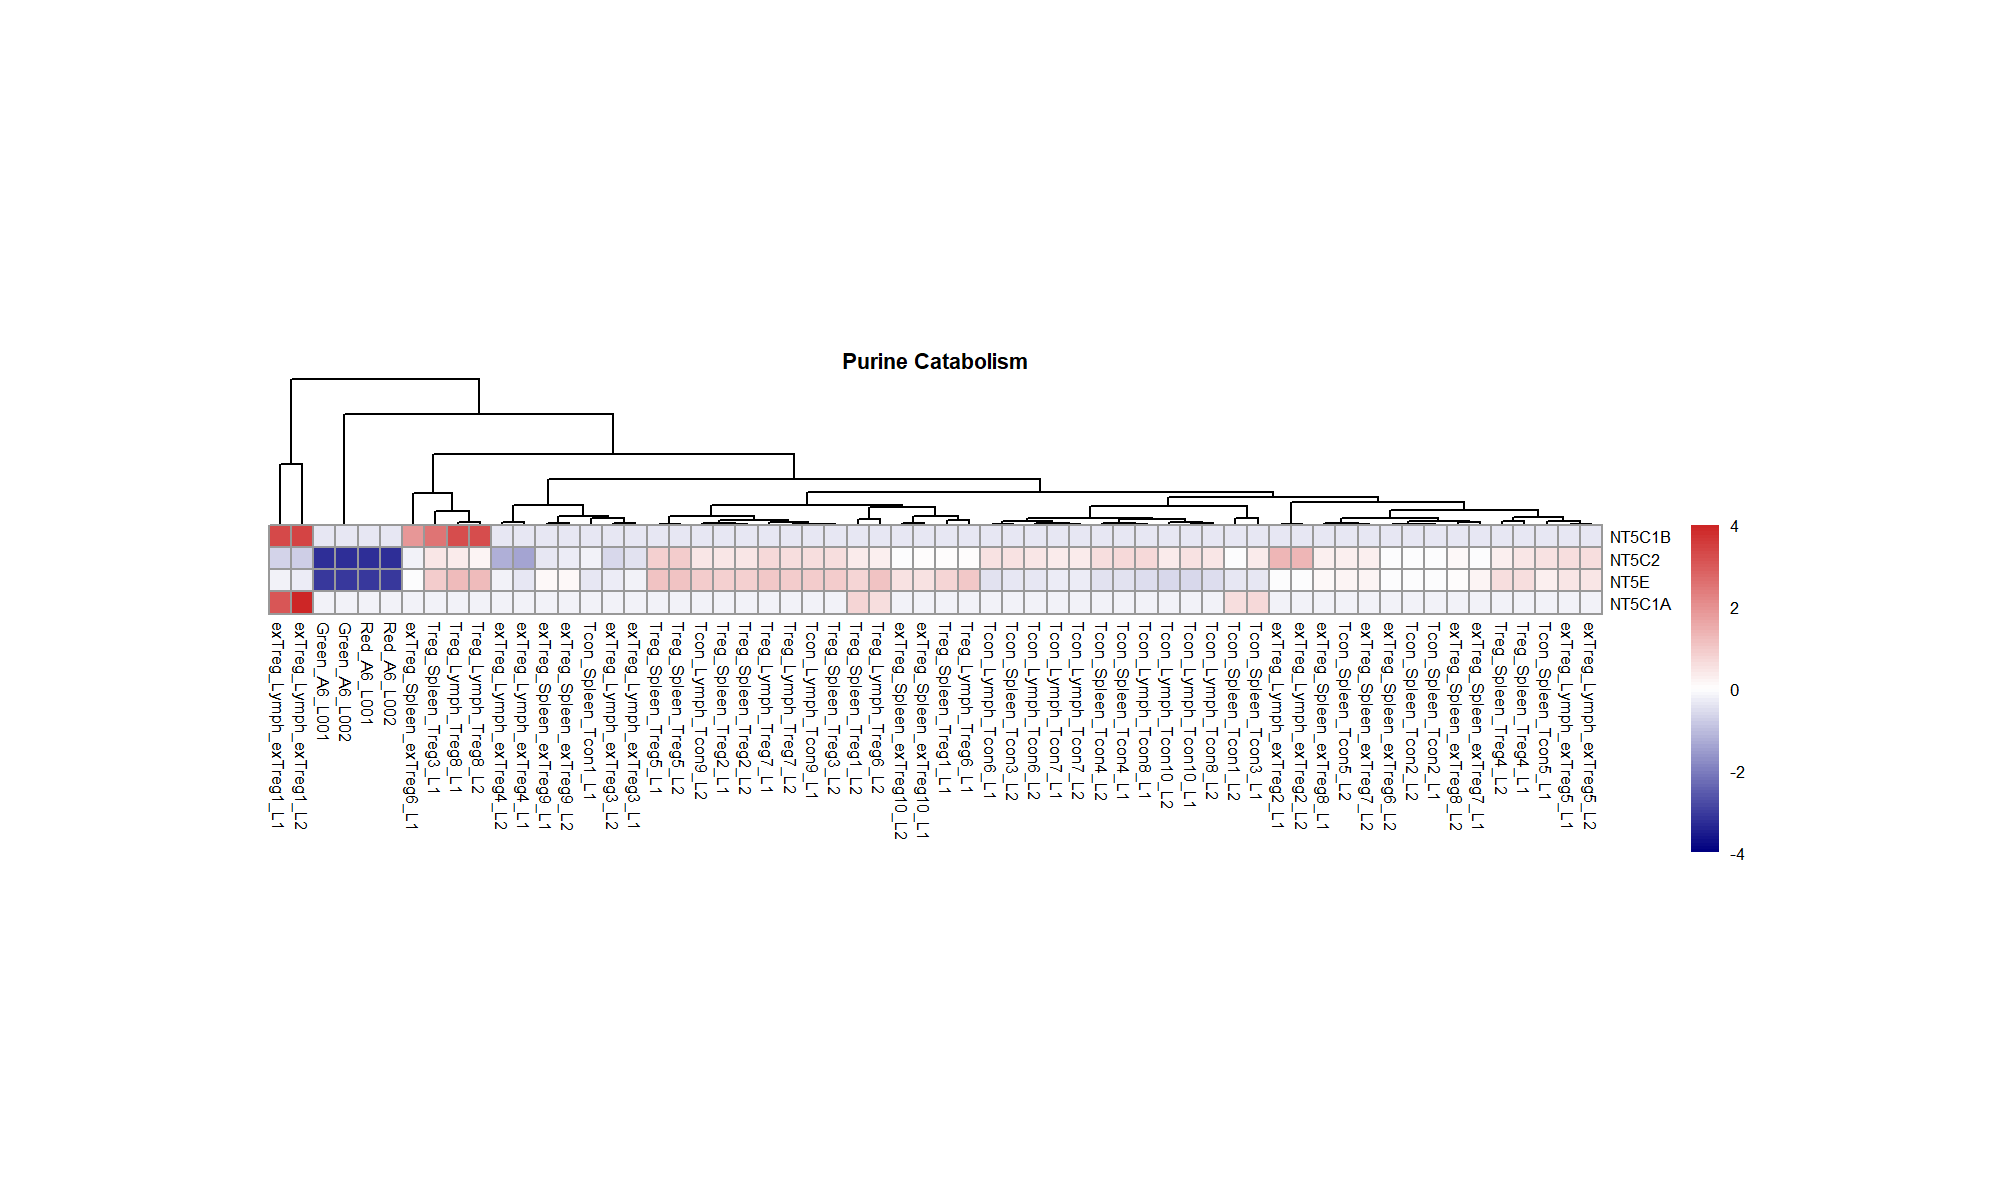

Generate this figure with R:
library(dplyr)
library(tidyr)
library(pheatmap)
library(stringr)

# === Load files ===
tpms <- read.csv("TPMs_with_human_info.csv", check.names = FALSE)
top75 <- read.csv("top75_subsystems.csv", check.names = FALSE)

# === Step 1: Extract Purine catabolism genes ===
purine_genes <- top75 %>%
  filter(str_trim(tolower(subsystem)) == "purine catabolism") %>%
  separate_rows(associated_genes, sep = ";\\s*") %>%
  pull(associated_genes) %>%
  unique()

# === Step 2: Filter TPMs for these genes ===
purine_tpms <- tpms %>%
  filter(human_Symbol %in% purine_genes)

# === Step 3: Detect expression columns ===
expr_cols <- setdiff(names(purine_tpms),
                     c("ensembl_gene_id", "mgi_symbol", "ensembl_gene_id_version",
                       "start_position", "end_position", "size",
                       "human_geneid", "human_EnsemblID",
                       "human_Symbol", "human_type_of_gene", "human_description"))

expr_mat <- purine_tpms[, expr_cols]
rownames(expr_mat) <- purine_tpms$human_Symbol

# === Step 4: Log2 transform ===
expr_mat_log <- log2(expr_mat + 1)

png("7777777.png", width = 2000, height = 1200, res = 200)

pheatmap(expr_mat_log,
         cluster_rows = FALSE,     
         cluster_cols = TRUE,      
         scale = "row",
         show_rownames = TRUE,
         show_colnames = TRUE,
         fontsize = 6,        # smaller font
         cellwidth = 8,       # reduced from 15
         cellheight = 8,      # reduced from 15
         legend = TRUE,
         color = colorRampPalette(c("navy", "white", "firebrick3"))(100),
         breaks = seq(-4, 4, length.out = 101),
         legend_breaks = c(-4, -2, 0, 2, 4),
         legend_labels = c("-4", "-2", "0", "2", "4"),
         main = "Purine Catabolism")

dev.off()
